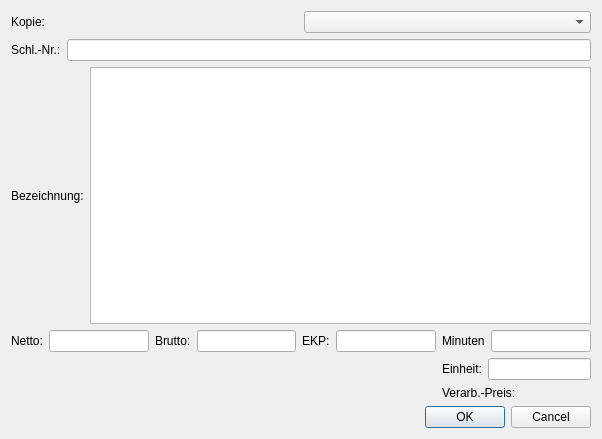
<?xml version="1.0" encoding="UTF-8"?>
<ui version="4.0">
 <class>materialPage</class>
 <widget class="MaterialPage" name="materialPage">
  <property name="geometry">
   <rect>
    <x>0</x>
    <y>0</y>
    <width>602</width>
    <height>439</height>
   </rect>
  </property>
  <property name="windowTitle">
   <string>Dialog</string>
  </property>
  <layout class="QVBoxLayout" name="verticalLayout">
   <item>
    <layout class="QHBoxLayout" name="horizontalLayout_11">
     <item>
      <widget class="QLabel" name="label_6">
       <property name="text">
        <string>Kopie:</string>
       </property>
      </widget>
     </item>
     <item>
      <widget class="QComboBox" name="copyBox"/>
     </item>
    </layout>
   </item>
   <item>
    <layout class="QHBoxLayout" name="horizontalLayout">
     <item>
      <widget class="QLabel" name="label">
       <property name="text">
        <string>Schl.-Nr.:</string>
       </property>
      </widget>
     </item>
     <item>
      <widget class="QLineEdit" name="editKey"/>
     </item>
    </layout>
   </item>
   <item>
    <layout class="QHBoxLayout" name="horizontalLayout_2">
     <item>
      <widget class="QLabel" name="label_2">
       <property name="text">
        <string>Bezeichnung:</string>
       </property>
      </widget>
     </item>
     <item>
      <widget class="PageTextEdit" name="editDescr">
       <property name="tabChangesFocus">
        <bool>true</bool>
       </property>
      </widget>
     </item>
    </layout>
   </item>
   <item>
    <layout class="QGridLayout" name="gridLayout">
     <item row="1" column="4">
      <layout class="QHBoxLayout" name="horizontalLayout_3">
       <item>
        <widget class="QLabel" name="label_3">
         <property name="text">
          <string>Einheit:</string>
         </property>
        </widget>
       </item>
       <item>
        <widget class="QLineEdit" name="editUnit"/>
       </item>
      </layout>
     </item>
     <item row="0" column="4">
      <layout class="QHBoxLayout" name="horizontalLayout_4">
       <item>
        <widget class="QLabel" name="label_9">
         <property name="text">
          <string>Minuten</string>
         </property>
        </widget>
       </item>
       <item>
        <widget class="QLineEdit" name="editMinutes"/>
       </item>
      </layout>
     </item>
     <item row="0" column="1">
      <layout class="QHBoxLayout" name="horizontalLayout_5">
       <item>
        <widget class="QLabel" name="label_12">
         <property name="text">
          <string>Netto:</string>
         </property>
        </widget>
       </item>
       <item>
        <widget class="QLineEdit" name="editNetto"/>
       </item>
      </layout>
     </item>
     <item row="0" column="2">
      <layout class="QHBoxLayout" name="horizontalLayout_6">
       <item>
        <widget class="QLabel" name="label_13">
         <property name="text">
          <string>Brutto:</string>
         </property>
        </widget>
       </item>
       <item>
        <widget class="QLineEdit" name="editBrutto"/>
       </item>
      </layout>
     </item>
     <item row="0" column="3">
      <layout class="QHBoxLayout" name="horizontalLayout_7">
       <item>
        <widget class="QLabel" name="label_14">
         <property name="text">
          <string>EKP:</string>
         </property>
        </widget>
       </item>
       <item>
        <widget class="QLineEdit" name="editEkp"/>
       </item>
      </layout>
     </item>
     <item row="2" column="1">
      <layout class="QHBoxLayout" name="horizontalLayout_8"/>
     </item>
     <item row="2" column="4">
      <layout class="QHBoxLayout" name="horizontalLayout_9">
       <item>
        <widget class="QLabel" name="label_4">
         <property name="text">
          <string>Verarb.-Preis:</string>
         </property>
        </widget>
       </item>
       <item>
        <widget class="QLabel" name="labelTotal">
         <property name="text">
          <string/>
         </property>
        </widget>
       </item>
      </layout>
     </item>
     <item row="2" column="3">
      <layout class="QHBoxLayout" name="horizontalLayout_10"/>
     </item>
    </layout>
   </item>
   <item>
    <widget class="QDialogButtonBox" name="buttonBox">
     <property name="orientation">
      <enum>Qt::Horizontal</enum>
     </property>
     <property name="standardButtons">
      <set>QDialogButtonBox::Cancel|QDialogButtonBox::Ok</set>
     </property>
    </widget>
   </item>
  </layout>
 </widget>
 <customwidgets>
  <customwidget>
   <class>MaterialPage</class>
   <extends>QWidget</extends>
   <header>pages/material_page.h</header>
   <container>1</container>
  </customwidget>
  <customwidget>
   <class>PageTextEdit</class>
   <extends>QTextEdit</extends>
   <header>functionality/utils.h</header>
  </customwidget>
 </customwidgets>
 <tabstops>
  <tabstop>copyBox</tabstop>
  <tabstop>editKey</tabstop>
  <tabstop>editDescr</tabstop>
  <tabstop>editNetto</tabstop>
  <tabstop>editBrutto</tabstop>
  <tabstop>editEkp</tabstop>
  <tabstop>editMinutes</tabstop>
  <tabstop>editUnit</tabstop>
 </tabstops>
 <resources/>
 <connections>
  <connection>
   <sender>buttonBox</sender>
   <signal>accepted()</signal>
   <receiver>materialPage</receiver>
   <slot>accept()</slot>
   <hints>
    <hint type="sourcelabel">
     <x>248</x>
     <y>254</y>
    </hint>
    <hint type="destinationlabel">
     <x>157</x>
     <y>274</y>
    </hint>
   </hints>
  </connection>
  <connection>
   <sender>buttonBox</sender>
   <signal>rejected()</signal>
   <receiver>materialPage</receiver>
   <slot>reject()</slot>
   <hints>
    <hint type="sourcelabel">
     <x>316</x>
     <y>260</y>
    </hint>
    <hint type="destinationlabel">
     <x>286</x>
     <y>274</y>
    </hint>
   </hints>
  </connection>
  <connection>
   <sender>copyBox</sender>
   <signal>currentIndexChanged(QString)</signal>
   <receiver>materialPage</receiver>
   <slot>CopyData(QString)</slot>
   <hints>
    <hint type="sourcelabel">
     <x>283</x>
     <y>21</y>
    </hint>
    <hint type="destinationlabel">
     <x>283</x>
     <y>219</y>
    </hint>
   </hints>
  </connection>
 </connections>
 <slots>
  <slot>CopyData(QString)</slot>
 </slots>
</ui>
